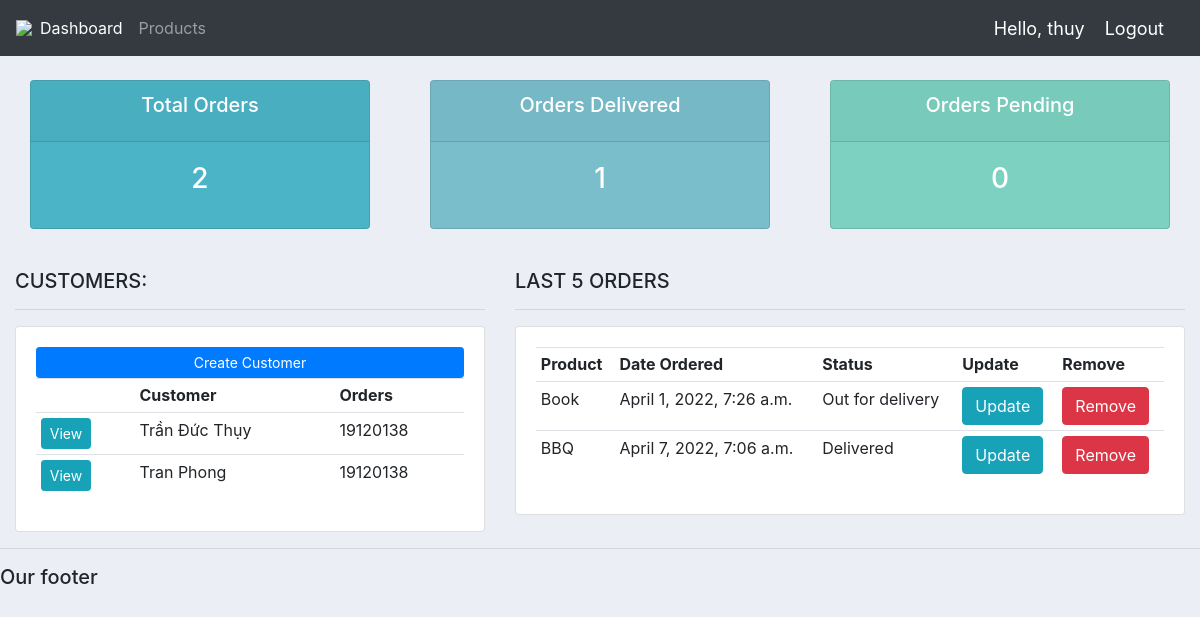
Page / (signed in) on the earlier database version.
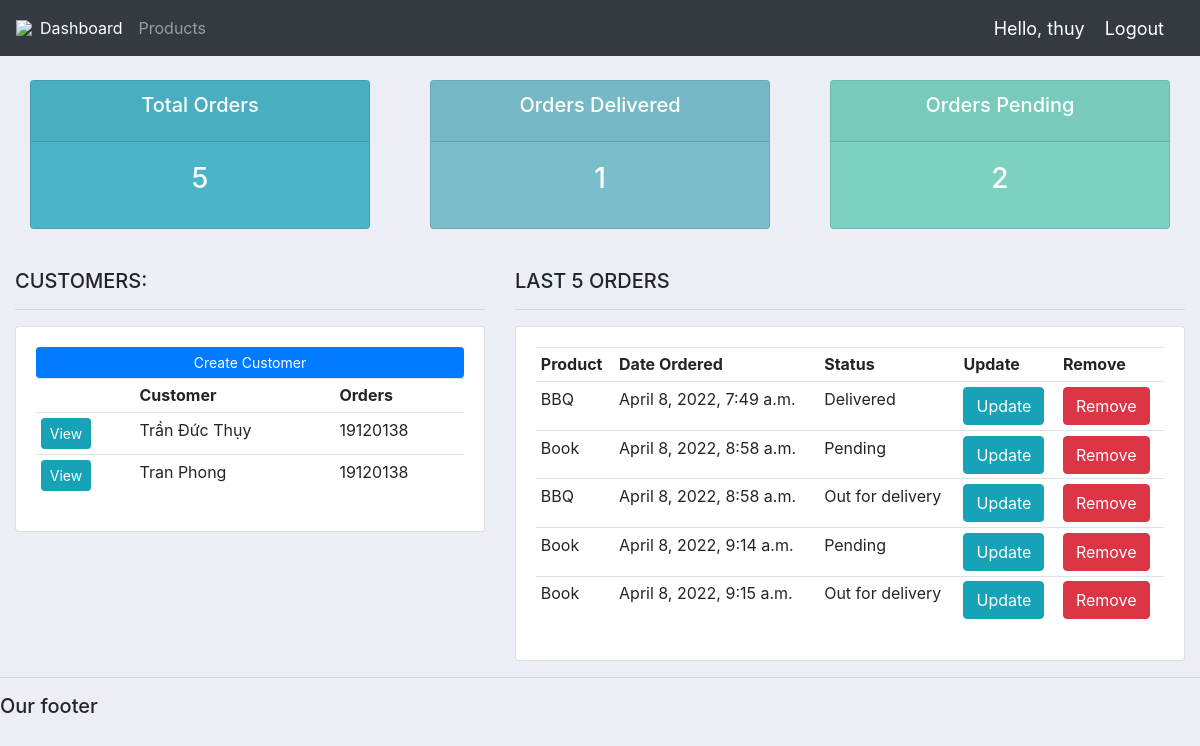
Same page on the later database version.
### accounts/models.py (models this page shows, shortened)
class Customer(models.Model):
    id = models.AutoField(primary_key=True)
    user = models.OneToOneField(User, null=True,blank=True, on_delete=models.CASCADE)
    name = models.CharField(max_length=200, null=True)
    phone = models.CharField(max_length=200, null=True)
    email = models.CharField(max_length=200, null=True)
    profile_pic = models.ImageField(default="Profile.jpg", null=True, blank=True)
    date_created = models.DateTimeField(auto_now_add=True, null=True)

class Order(models.Model):
    STATUS = (
        ('Pending', 'Pending'),
        ('Out for delivery', 'Out for delivery'),
        ('Delivered', 'Delivered'),
    )
    id = models.AutoField(primary_key=True)
    customer = models.ForeignKey(Customer, null=True, on_delete=models.SET_NULL)
    product = models.ForeignKey(Product, null=True, on_delete=models.SET_NULL)
    date_created = models.DateTimeField(auto_now_add=True, null=True)
    status = models.CharField(max_length=200, null=True, choices=STATUS)
    tags = models.ManyToManyField(Tag)

class Product(models.Model):
    CATEGORY = (
        ('Indoor', 'Indoor'),
        ('Out Door', 'Out Door'),
    )
    id = models.AutoField(primary_key=True)
    name = models.CharField(max_length=200, null=True)
    price = models.FloatField(null=True)
    category = models.CharField(max_length=200, null=True, choices=CATEGORY)
    description = models.CharField(max_length=200, null=True)
    date_created = models.DateTimeField(auto_now_add=True, null=True)

### accounts/views.py (the view)
# urls.py: path("", views.home, name="home"),
@login_required(login_url='login')
def home(request):
    orders = Order.objects.all()
    customers = Customer.objects.all()
    total_customers = customers.count()
    total_orders = orders.count()
    delivered = orders.filter(status='Delivered').count()
    pending = orders.filter(status='Pending').count()
    context = {'orders': orders, 'customers': customers, 'total_orders': total_orders, 'delivered': delivered,
               'pending': pending}
    return render(request, 'accounts/dashboard.html', context)

### accounts/templates/accounts/dashboard.html
{%  extends 'accounts/main.html' %}
{% block content %}
{%  include 'accounts/status.html' %}
<br>
<div class="row">
	<div class="col-md-5">
		<h5>CUSTOMERS:</h5>
		<hr>
		<div class="card card-body">
			<a class="btn btn-primary  btn-sm btn-block" href="">Create Customer</a>
			<table class="table table-sm">
				<tr>
					<th></th>
					<th>Customer</th>
					<th>Orders</th>
				</tr>
				{% for customer in customers %}
				<tr>
					<td><a class="btn btn-sm btn-info" href="{% url 'customers' customer.id %}">View</a></td>
					<td>{{customer.name}}</td>
					<td>{{customer.phone}}</td>
				</tr>
				{% endfor %}
			</table>
		</div>
	</div>
	<div class="col-md-7">
		<h5>LAST 5 ORDERS</h5>
		<hr>
		<div class="card card-body">
			<table class="table table-sm">
				<tr>
					<th>Product</th>
					<th>Date Ordered</th>
					<th>Status</th>
					<th>Update</th>
					<th>Remove</th>
				</tr>
				{% for order in orders %}
				<tr>
					<td>{{order.product.name}}</td>
					<td>{{order.date_created}}</td>
					<td>{{order.status}}</td>
					<td><a class="btn btn-primary  btn-info" href="{% url 'update_order' order.id %}">Update</a></td>
					<td><a class="btn btn-primary  btn-danger" href="{% url 'delete_order' order.id %}">Remove</a></td>
				</tr>
				{% endfor %}
			</table>
		</div>
	</div>
</div>
{% endblock %}

### accounts/templates/accounts/main.html (shortened to what this page needs)
{% load static %}
<!DOCTYPE html>
<html>
<head>
	<link rel="stylesheet" href="https://stackpath.bootstrapcdn.com/bootstrap/4.3.1/css/bootstrap.min.css">
	<link rel="stylesheet" type="text/css" href="{% static '/css/main.css' %}">
</head>
<body>
	{%  include 'accounts/navbar.html' %}
	<div class="container-fluid">
	{% block content %}
	{% endblock %}
    </div>
	<hr>
	<h5>Our footer</h5>
</body>
</html>

### accounts/templates/accounts/navbar.html (shortened to what this page needs)
{% load static %}
<nav class="navbar navbar-expand-lg navbar-dark bg-dark">
 <img src="{% static 'images/logo.png' %}">
  <div class="collapse navbar-collapse" id="navbarNav">
    <ul class="navbar-nav">
      {% if request.user.is_staff %}
      <li class="nav-item active">
        <a class="nav-link" href="{% url 'home' %}">Dashboard</a>
      </li>
      <li class="nav-item">
        <a class="nav-link" href="{% url 'products' %}">Products</a>
      </li>
      {% else %}
       <li class="nav-item">
        <a class="nav-link" href="{% url 'account' %}">Settings</a>
      </li>
      {% endif %}
    </ul>
  </div>
  <span class="hello-msg">Hello, {{request.user}}</span>
  <span ><a  class="hello-msg" href="{% url 'logout' %}">Logout</a></span>
</nav>

### accounts/templates/accounts/status.html
<br>
<div class="row">
	<div class="col">
		<div class="col-md">
			<div class="card text-center text-white  mb-3" id="total-orders">
			  	<div class="card-header">
			  		<h5 class="card-title">Total Orders</h5>
			  	</div>
			  	<div class="card-body">
			    	<h3 class="card-title">{{total_orders}}</h3>
			  	</div>
			</div>
		</div>
	</div>
	<div class="col">
		<div class="col-md">
			<div class="card text-center text-white  mb-3" id="orders-delivered">
			  	<div class="card-header">
			  		<h5 class="card-title">Orders Delivered</h5>
			  	</div>
			  	<div class="card-body">
			    	<h3 class="card-title">{{delivered}}</h3>
			  	</div>
			</div>
		</div>
	</div>
	<div class="col">
		<div class="col-md">
			<div class="card text-center text-white  mb-3" id="orders-pending">
			  	<div class="card-header">
			  		<h5 class="card-title">Orders Pending</h5>
			  	</div>
			  	<div class="card-body">
			    	<h3 class="card-title">{{pending}}</h3>
			  	</div>
			</div>
		</div>
	</div>
</div>

### static/css/main.css (style rules this page uses)
body { background-color: #ebeff5; }
#total-orders { background-color: #4cb4c7; }
#orders-delivered { background-color: #7abecc; }
#orders-pending { background-color: #7CD1C0; }

### accounts/templates/accounts/navbar.html (style rules this page uses)
.hello-msg { font-size: 18px; color: #fff; margin-right: 20px; }

Differences in the rows shown:
removed Order: product.name "Book", date_created "April 1, 2022, 7:26 a.m.", status "Out for delivery"
removed Order: product.name "BBQ", date_created "April 7, 2022, 7:06 a.m.", status "Delivered"
added Order: product.name "BBQ", date_created "April 8, 2022, 7:49 a.m.", status "Delivered"
added Order: product.name "Book", date_created "April 8, 2022, 8:58 a.m.", status "Pending"
added Order: product.name "BBQ", date_created "April 8, 2022, 8:58 a.m.", status "Out for delivery"
added Order: product.name "Book", date_created "April 8, 2022, 9:14 a.m.", status "Pending"
added Order: product.name "Book", date_created "April 8, 2022, 9:15 a.m.", status "Out for delivery"
Other differences:
{{ total_orders }}: "2" → "5"
{{ pending }}: "0" → "2"
